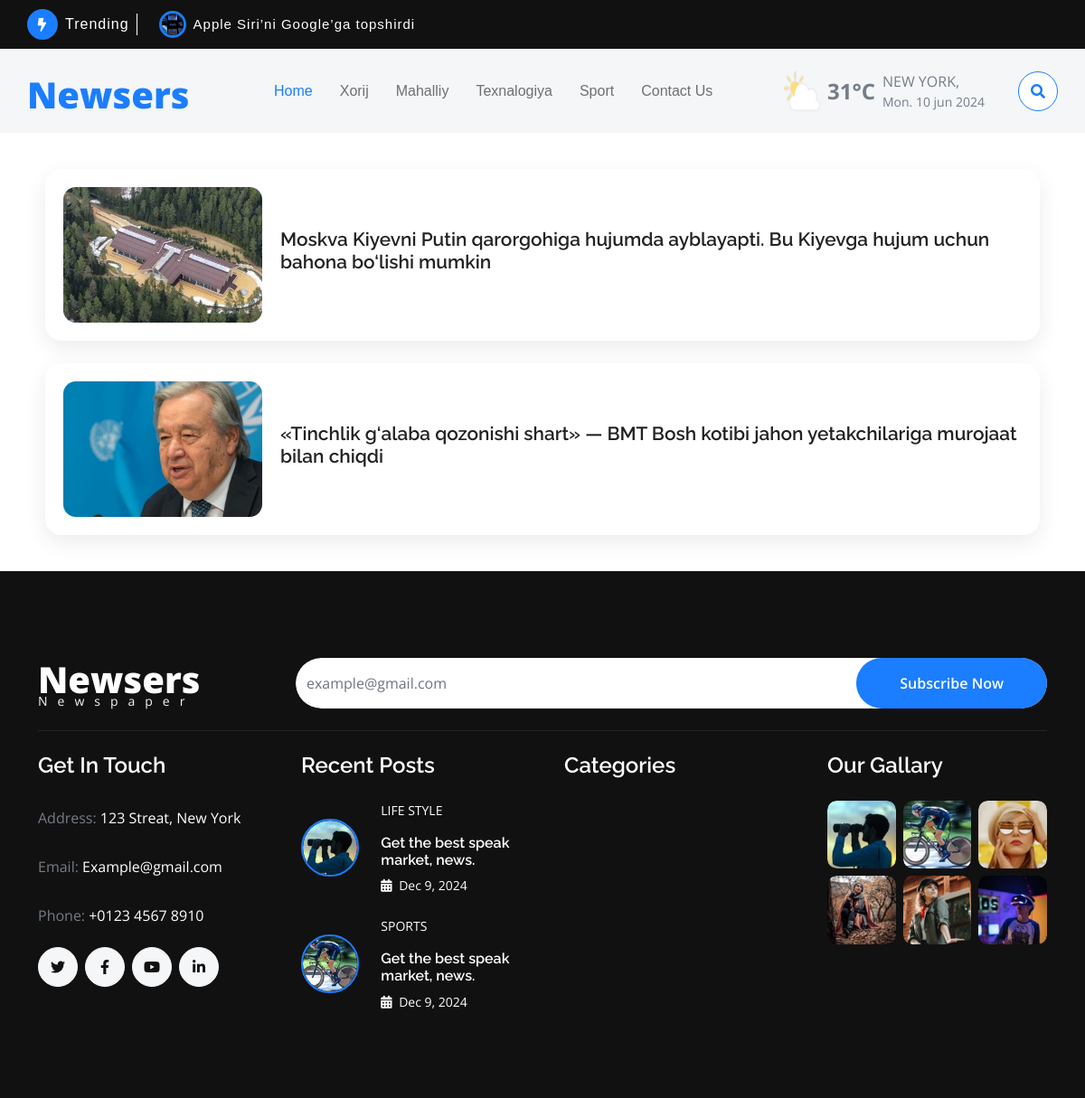
/Aboard-news/, run on the app's committed database.
### news_app/models.py (models this page shows, shortened)
class News(models.Model):
    class Status(models.TextChoices):
        Draft = 'DF', 'Draft'
        Published = 'PB' , 'Published'
    title = models.CharField(max_length=250)
    slug = models.SlugField(max_length=250)
    body = models.TextField()
    image = models.ImageField(upload_to='news/images')
    category = models.ForeignKey(Category, on_delete=models.CASCADE)
    published_time = models.DateTimeField(default=timezone.now)
    created_time = models.DateTimeField(auto_now_add=True)
    updated_time = models.DateTimeField(auto_now=True)
    status = models.CharField(
         max_length=2 ,
         choices=Status.choices ,
         default=Status.Draft
    )
    objects = models.Manager()  # default manager
    published_manager = PublishedManager()
    class Meta:
        ordering = ['-published_time']

### news_app/views.py (the view)
# urls.py: path('Aboard-news/' , AboardNewsView.as_view() , name='aboard_news_page' ),
class AboardNewsView(ListView):
    model = News
    template_name = 'News/xorij.html'
    context_object_name = 'Xorij_yangiliklar'
    def get_queryset(self):
       news = self.model.published_manager.all().filter(category__name='Xorij').order_by('-published_time')
       return news

### news_app/context_processors.py (called while the page is built)
def latest_news(request):
    latest_news = News.published_manager.all().order_by('-published_time')[:1]
    context = {
        'latest_news':latest_news
    }
    return context

### news_app/models.py (called while the page is built)
    def get_queryset(self):
        return super().get_queryset().filter(status=News.Status.Published)

### templates/News/xorij.html (shortened to what this page needs)
{% extends "News/base.html" %}
{% load static %}
{% block content %}
<div class="news-list-container">
{% for news in Xorij_yangiliklar %}
    <a href="{% url 'news_detail_page' news.slug %}">
    <div class="news-card">
        <div class="news-row">
            <img src="{{ news.image.url }}" class="news-image">
            <div>
                <h2 class="news-title">
                    {{ news.title }}
                </h2>
            </div>
        </div>
    </div>
        </a>
{% endfor %}
</div>
{% endblock content %}

### templates/News/base.html (shortened to what this page needs)
{% load static %}
<html lang="en">
    <head>
        <link rel="stylesheet" href="https://use.fontawesome.com/releases/v5.15.4/css/all.css"/>
        <link href="https://cdn.jsdelivr.net/npm/bootstrap-icons@1.4.1/font/bootstrap-icons.css" rel="stylesheet">
        <link href="{% static 'lib/animate/animate.min.css'%}" rel="stylesheet">
        <link href="{% static 'lib/owlcarousel/assets/owl.carousel.min.css'%}" rel="stylesheet">
      <link href="{% static 'css/bootstrap.min.css'%}" rel="stylesheet">
        <link href="{% static 'css/style.css'%}" rel="stylesheet">
    </head>
    <body>
        <div class="container-fluid sticky-top px-0">
            <div class="container-fluid topbar bg-dark d-none d-lg-block">
                <div class="container px-0">
                    <div class="topbar-top d-flex justify-content-between flex-lg-wrap">
                        <div class="top-info flex-grow-0">
                            <span class="rounded-circle btn-sm-square bg-primary me-2">
                                <i class="fas fa-bolt text-white"></i>
                            </span>
                            <div class="pe-2 me-3 border-end border-white d-flex align-items-center">
                                <p class="mb-0 text-white fs-6 fw-normal">Trending</p>
                            </div>
                            <div class="overflow-hidden" style="width: 735px;">
                                <div id="note" class="ps-2">
                                    {% for latest_news_navbar in latest_news %}
                                    <img src="{{ latest_news_navbar.image.url }}" class="img-fluid rounded-circle border border-3 border-primary me-2" style="width: 30px; height: 30px;" alt="">
                                    <a href="{% url 'news_detail_page' latest_news_navbar.slug %}"><p class="text-white mb-0 link-hover">{{ latest_news_navbar.title | truncatewords:5  }}</p></a>
                                    {% endfor  %}
                                </div>
                            </div>
                        </div>
                    </div>
                </div>
            </div>
            <div class="container-fluid bg-light">
                <div class="container px-0">
                    <nav class="navbar navbar-light navbar-expand-xl">
                        <a href="index.html" class="navbar-brand mt-3">
                            <p class="text-primary display-6 mb-2" style="line-height: 0;">Newsers</p>
                        </a>
                        <div class="collapse navbar-collapse bg-light py-3" id="navbarCollapse">
                            <div class="navbar-nav mx-auto border-top">
                                <a href="{% url 'Home_page'%}" class="nav-item nav-link active">Home</a>
                                <a href="{% url 'aboard_news_page'%}" class="nav-item nav-link">Xorij</a>
                                <a href="{% url 'local_news_page'%}" class="nav-item nav-link">Mahalliy</a>
                                <a href="{% url 'technology_news_page'%}" class="nav-item nav-link">Texnalogiya</a>
                                <a href="{% url 'sport_news_page'%}" class="nav-item nav-link">Sport</a>
                                <a href="{% url 'contact_page'%}" class="nav-item nav-link">Contact Us</a>
                            </div>
                            <div class="d-flex flex-nowrap border-top pt-3 pt-xl-0">
                                <div class="d-flex">
                                    <img src="{% static 'images/weather-icon.png'%}" class="img-fluid w-100 me-2" alt="">
                                    <div class="d-flex align-items-center">
                                        <strong class="fs-4 text-secondary">31°C</strong>
                                        <div class="d-flex flex-column ms-2" style="width: 150px;">
                                            <span class="text-body">NEW YORK,</span>
                                            <small>Mon. 10 jun 2024</small>
                                        </div>
                                    </div>
                                </div>
                                <button class="btn-search btn border border-primary btn-md-square rounded-circle bg-white my-auto" data-bs-toggle="modal" data-bs-target="#searchModal"><i class="fas fa-search text-primary"></i></button>
                            </div>
                        </div>
                    </nav>
                </div>
            </div>
        </div>
    {% block content%}
    {% endblock content%}
        <div class="container-fluid bg-dark footer py-5">
            <div class="container py-5">
                <div class="pb-4 mb-4" style="border-bottom: 1px solid rgba(255, 255, 255, 0.08);">
                    <div class="row g-4">
                        <div class="col-lg-3">
                            <a href="#" class="d-flex flex-column flex-wrap">
                                <p class="text-white mb-0 display-6">Newsers</p>
                                <small class="text-light" style="letter-spacing: 11px; line-height: 0;">Newspaper</small>
                            </a>
                        </div>
                        <div class="col-lg-9">
                            <div class="d-flex position-relative rounded-pill overflow-hidden">
                                <input class="form-control border-0 w-100 py-3 rounded-pill" type="email" placeholder="example@gmail.com">
                                <button type="submit" class="btn btn-primary border-0 py-3 px-5 rounded-pill text-white position-absolute" style="top: 0; right: 0;">Subscribe Now</button>
                            </div>
                        </div>
                    </div>
                </div>
                <div class="row g-5">
                    <div class="col-lg-6 col-xl-3">
                        <div class="footer-item-1">
                            <h4 class="mb-4 text-white">Get In Touch</h4>
                            <p class="text-secondary line-h">Address: <span class="text-white">123 Streat, New York</span></p>
                            <p class="text-secondary line-h">Email: <span class="text-white">Example@gmail.com</span></p>
                            <p class="text-secondary line-h">Phone: <span class="text-white">+0123 4567 8910</span></p>
                            <div class="d-flex line-h">
                                <a class="btn btn-light me-2 btn-md-square rounded-circle" href=""><i class="fab fa-twitter text-dark"></i></a>
                                <a class="btn btn-light me-2 btn-md-square rounded-circle" href=""><i class="fab fa-facebook-f text-dark"></i></a>
                                <a class="btn btn-light me-2 btn-md-square rounded-circle" href=""><i class="fab fa-youtube text-dark"></i></a>
                                <a class="btn btn-light btn-md-square rounded-circle" href=""><i class="fab fa-linkedin-in text-dark"></i></a>
                            </div>
                        </div>
                    </div>
                    <div class="col-lg-6 col-xl-3">
                        <div class="footer-item-2">
                            <div class="d-flex flex-column mb-4">
                                <h4 class="mb-4 text-white">Recent Posts</h4>
                                <a href="#">
                                    <div class="d-flex align-items-center">
                                        <div class="rounded-circle border border-2 border-primary overflow-hidden">
                                            <img src="{% static 'images/footer-1.jpg'%}" class="img-zoomin img-fluid rounded-circle w-100" alt="">
                                        </div>
                                        <div class="d-flex flex-column ps-4">
                                            <p class="text-uppercase text-white mb-3">Life Style</p>
                                            <a href="#" class="h6 text-white">
                                                Get the best speak market, news.
                                            </a>
                                            <small class="text-white d-block"><i class="fas fa-calendar-alt me-1"></i> Dec 9, 2024</small>
                                        </div>
                                    </div>
                                </a>
                            </div>
                            <div class="d-flex flex-column">
                                <a href="#">
                                    <div class="d-flex align-items-center">
                                        <div class="rounded-circle border border-2 border-primary overflow-hidden">
                                            <img src="{% static 'images/footer-2.jpg'%}" class="img-zoominimg-fluid rounded-circle w-100" alt="">
                                        </div>
                                        <div class="d-flex flex-column ps-4">
                                            <p class="text-uppercase text-white mb-3">Sports</p>
                                            <a href="#" class="h6 text-white">
                                                Get the best speak market, news.
                                            </a>
                                            <small class="text-white d-block"><i class="fas fa-calendar-alt me-1"></i> Dec 9, 2024</small>
                                        </div>
                                    </div>
                                </a>
                            </div>
                        </div>
                    </div>
                    <div class="col-lg-6 col-xl-3">
                        <div class="d-flex flex-column text-start footer-item-3">
                            <h4 class="mb-4 text-white">Categories</h4>
                        </div>
                    </div>
                    <div class="col-lg-6 col-xl-3">
                        <div class="footer-item-4">
                            <h4 class="mb-4 text-white">Our Gallary</h4>
                            <div class="row g-2">
                                <div class="col-4">
                                    <div class="rounded overflow-hidden">
                                        <img src="{% static 'images/footer-1.jpg'%}" class="img-zoomin img-fluid rounded w-100" alt="">
                                    </div>
                               </div>
                               <div class="col-4">
                                    <div class="rounded overflow-hidden">
                                        <img src="{% static 'images/footer-2.jpg'%}" class="img-zoomin img-fluid rounded w-100" alt="">
                                    </div>
                               </div>
                                <div class="col-4">
                                    <div class="rounded overflow-hidden">
                                        <img src="{% static 'images/footer-3.jpg'%}" class="img-zoomin img-fluid rounded w-100" alt="">
                                    </div>
                               </div>
                                <div class="col-4">
                                    <div class="rounded overflow-hidden">
                                        <img src="img/footer-4.jpg" class="img-zoomin img-fluid rounded w-100" alt="">
                                    </div>
                               </div>
                                <div class="col-4">
                                    <div class="rounded overflow-hidden">
                                        <img src="{% static 'images/footer-5.jpg'%}" class="img-zoomin img-fluid rounded w-100" alt="">
                                    </div>
                               </div>
                               <div class="col-4">
                                <div class="rounded overflow-hidden">
                                    <img src="{% static 'images/footer-6.jpg'%}" class="img-zoomin img-fluid rounded w-100" alt="">
                                </div>
                           </div>
                            </div>
                        </div>
                    </div>
                </div>
            </div>
        </div>

### static/css/style.css (style rules this page uses)
.text-uppercase { font-size: 14px; }
.btn { font-weight: 600; transition: .5s; }
.btn-sm-square { width: 34px; height: 34px; }
.btn-md-square { width: 44px; height: 44px; }
.btn-square, .btn-sm-square, .btn-md-square, .btn-lg-square { padding: 0; display: flex; align-items: center; justify-content: center; font-weight: normal; }
.link-hover { transition: 0.5s; }
.img-zoomin { transition: 0.5s; }
.sticky-top { transition: 0.5s; background: var(--bs-white); }
.topbar { padding: 10px 0; }
.topbar .top-info { font-family: 'Montserrat', sans-serif; font-size: 15px; font-weight: 400; letter-spacing: 1px; display: flex; align-items: center; }
#note { position: relative; animation: noteAnimate 10s infinite; animation-timing-function: ease-in-out; display: flex; align-items: center; }
.navbar .navbar-nav .nav-link { padding: 10px 15px; font-weight: 400; font-family: 'Fredoka', sans-serif; font-size: 16px; transition: .5s; }
.navbar .navbar-nav .nav-link:hover, .navbar .navbar-nav .nav-link.active, .sticky-top.bg-white .navbar .navbar-nav .nav-link:hover, .sticky-top.bg-white .navbar .navbar-nav .nav-link.active { color: var(--bs-primary); }
@media (min-width: 1200px) { .navbar .navbar-collapse .border-top { border-top: none !important; } }
.footer .footer-item-1 .line-h { line-height: 38px; }
.footer .footer-item-1 a i { transition: 0.5s; }
.footer .footer-item-2 a { transition: 0.5s; }

### templates/News/xorij.html (style rules this page uses)
.news-list-container { max-width: 1100px; margin: 40px auto; }
.news-card { background: white; border-radius: 18px; box-shadow: 0 8px 25px rgba(0,0,0,0.08); margin-bottom: 25px; padding: 20px; transition: transform 0.25s ease, box-shadow 0.25s ease; }
.news-row { display: flex; align-items: center; gap: 20px; }
.news-image { width: 220px; height: 150px; object-fit: cover; border-radius: 14px; }
.news-title { font-size: 1.3rem; font-weight: 600; color: #222; }

### data on the page
News: image (picture), title "Apple Siri’ni Google’ga topshirdi"
News: image (picture), title "Moskva Kiyevni Putin qarorgohiga hujumda ayblayapti. Bu Kiyevga hujum uchun bahona bo‘lishi mumkin"
News: image (picture), title "«Tinchlik g‘alaba qozonishi shart» — BMT Bosh kotibi jahon yetakchilariga murojaat bilan chiqdi"
